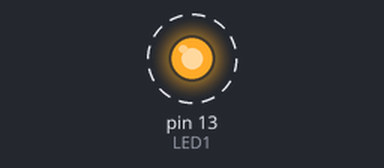
This sketch was run on a simulated Arduino Uno, built with avr-gcc and run on an emulated ATmega328P. Shown: output pins drawn as LEDs (lit = HIGH). Dashed ring = blinking.

Above: at 0.1 s.
Timing chart, 0 to 3.0 s (numbered marks = the images above):
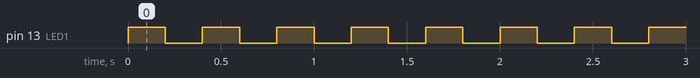

Measured:
- by itself, pin 13 (LED1): alternates HIGH for 0.20 s and LOW for 0.20 s

The sketch:

Digital_write.ino
```cpp
/* Code to blink a LED (digital wave)*/
int LED1 = 13; // initialize the port

void setup() {
   pinMode(LED1, OUTPUT);
}


void loop() {
  digitalWrite(LED1, HIGH);   // turn on LED1
  delay(200);                  // wait for 200ms
  digitalWrite(LED1, LOW);    // turn off LED1
  delay(200);                  // wait for 200ms
 }
```
